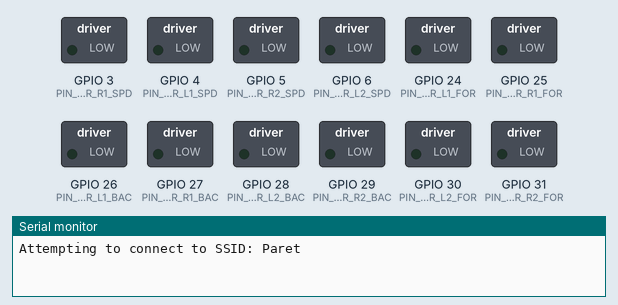
Simulated run of this sketch. Board: ESP32. Shown: switched loads named in the sketch (green lamp = pin HIGH), the last lines printed to the serial monitor. WiFi joins after 1.5 s; servers stay silent unless stated.

Above: at 0.1 s.
At 20.1 s:
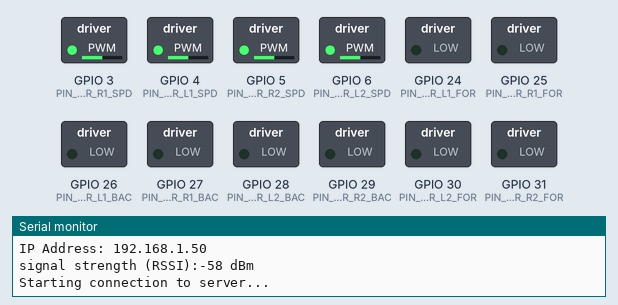
Timing chart, 0 to 21.6 s (numbered marks = the images above):
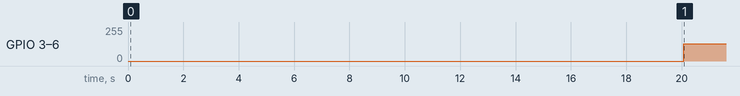

The sketch:

wifiControlledMotorTest.ino
```cpp
#include <SPI.h>
#include <WiFi.h>
#include <WiFiUdp.h>

int status = WL_IDLE_STATUS;

char ssid[] = "Paret";        // your network SSID (name)
char pass[] = "Insurance";    // your network password (use for WPA, or use as key for WEP)
int keyIndex = 0;            // your network key index number (needed only for WEP)

unsigned int localPort = 2390;      // local port to listen on

char packetBuffer[256]; //buffer to hold incoming packet
char  replyBuffer[] = "acknowledged";       // a string to send back
char testPacket[256] = "motorTest";
WiFiUDP Udp;


// CHANGE BEFORE USING
#define PIN_MOTDR_L1_SPD 4
#define PIN_MOTDR_L1_FOR 24
#define PIN_MOTDR_L1_BAC 26
#define PIN_MOTDR_L2_SPD 6
#define PIN_MOTDR_L2_FOR 30
#define PIN_MOTDR_L2_BAC 28

#define PIN_MOTDR_R1_SPD 3
#define PIN_MOTDR_R1_FOR 25
#define PIN_MOTDR_R1_BAC 27
#define PIN_MOTDR_R2_SPD 5
#define PIN_MOTDR_R2_FOR 31
#define PIN_MOTDR_R2_BAC 29

void printWifiStatus() {
  // print the SSID of the network you're attached to:
  Serial.print("SSID: ");
  Serial.println(WiFi.SSID());

  // print your board's IP address:
  IPAddress ip = WiFi.localIP();
  Serial.print("IP Address: ");
  Serial.println(ip);

  // print the received signal strength:
  long rssi = WiFi.RSSI();
  Serial.print("signal strength (RSSI):");
  Serial.print(rssi);
  Serial.println(" dBm");
}

void motorTest() {
  digitalWrite(PIN_MOTDR_L1_FOR, HIGH);
  digitalWrite(PIN_MOTDR_L2_FOR, HIGH);

  digitalWrite(PIN_MOTDR_R1_FOR, HIGH);
  digitalWrite(PIN_MOTDR_R2_FOR, HIGH);

  delay(3000);

  digitalWrite(PIN_MOTDR_L1_FOR, LOW);
  digitalWrite(PIN_MOTDR_L2_FOR, LOW);

  digitalWrite(PIN_MOTDR_R1_FOR, LOW);
  digitalWrite(PIN_MOTDR_R2_FOR, LOW);

  digitalWrite(PIN_MOTDR_L1_BAC, HIGH);
  digitalWrite(PIN_MOTDR_L2_BAC, HIGH);

  digitalWrite(PIN_MOTDR_R1_BAC, HIGH);
  digitalWrite(PIN_MOTDR_R2_BAC, HIGH);

  delay(3000);

  digitalWrite(PIN_MOTDR_L1_BAC, LOW);
  digitalWrite(PIN_MOTDR_L2_BAC, LOW);

  digitalWrite(PIN_MOTDR_R1_BAC, LOW);
  digitalWrite(PIN_MOTDR_R2_BAC, LOW);
}

void wifiInitialization() {
  //Initialize serial and wait for port to open:
  Serial.begin(9600);
  while (!Serial) {
    ; // wait for serial port to connect. Needed for native USB port only
  }

  // check for the WiFi module:
  if (WiFi.status() == WL_NO_MODULE) {
    Serial.println("Communication with WiFi module failed!");
    // don't continue
    while (true);
  }

  // attempt to connect to WiFi network:
  while (status != WL_CONNECTED) {
    Serial.print("Attempting to connect to SSID: ");
    Serial.println(ssid);
    // Connect to WPA/WPA2 network. Change this line if using open or WEP network:
    status = WiFi.begin(ssid, pass);

    // wait 10 seconds for connection:
    delay(10000);
  }
  Serial.println("Connected to WiFi");
  printWifiStatus();

  Serial.println("\nStarting connection to server...");
  // if you get a connection, report back via serial:
  Udp.begin(localPort);
}


void setup() {
  // put your setup code here, to run once:
  pinMode(PIN_MOTDR_L1_SPD, OUTPUT);
  pinMode(PIN_MOTDR_L1_FOR, OUTPUT);
  pinMode(PIN_MOTDR_L1_BAC, OUTPUT);
  pinMode(PIN_MOTDR_L2_SPD, OUTPUT);
  pinMode(PIN_MOTDR_L2_FOR, OUTPUT);
  pinMode(PIN_MOTDR_L2_BAC, OUTPUT);

  pinMode(PIN_MOTDR_R1_SPD, OUTPUT);
  pinMode(PIN_MOTDR_R1_FOR, OUTPUT);
  pinMode(PIN_MOTDR_R1_BAC, OUTPUT);
  pinMode(PIN_MOTDR_R2_SPD, OUTPUT);
  pinMode(PIN_MOTDR_R2_FOR, OUTPUT);
  pinMode(PIN_MOTDR_R2_BAC, OUTPUT);

  wifiInitialization();
}

void loop() {
  // if there's data available, read a packet
  int packetSize = Udp.parsePacket();
  if (packetSize) {
    Serial.print("Received packet of size ");
    Serial.println(packetSize);
    Serial.print("From ");
    IPAddress remoteIp = Udp.remoteIP();
    Serial.print(remoteIp);
    Serial.print(", port ");
    Serial.println(Udp.remotePort());

    // read the packet into packetBufffer
    int len = Udp.read(packetBuffer, 255);
    if (len > 0) {
      packetBuffer[len] = 0;
    }
    Serial.println("Contents:");
    Serial.println(packetBuffer);


    // send a reply, to the IP address and port that sent us the packet we received
    Udp.beginPacket(Udp.remoteIP(), Udp.remotePort());
    Udp.write(replyBuffer);
    Udp.endPacket();
  }

  if (packetBuffer[0] == testPacket[0]) {
   motorTest();
   Serial.println("Initialized Motor Test");
  }

  // Set motor speed factor
  analogWrite(PIN_MOTDR_L1_SPD, 128);
  analogWrite(PIN_MOTDR_L2_SPD, 128);
  analogWrite(PIN_MOTDR_R1_SPD, 128);
  analogWrite(PIN_MOTDR_R2_SPD, 128);
}
```

Measured:
- by itself, GPIO 3 (PIN_MOTDR_R1_SPD), GPIO 4 (PIN_MOTDR_L1_SPD), GPIO 5 (PIN_MOTDR_R2_SPD), GPIO 6 (PIN_MOTDR_L2_SPD): 0/255 → 128/255 at 20.1 s
